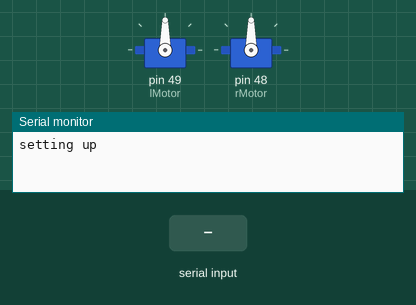
Recording of a sketch running on a simulated Arduino Mega 2560, built with avr-gcc and run on an emulated ATmega2560. On the bench: 2 × servo, the last lines printed to the serial monitor. The test bench sets the inputs (shaded band). Random numbers use the default seed unless the sketch sets one. At 1.4 s the program stops and its outputs stay as they are.

Above: at 0.8 s.
0.9 s: "F" received over the second serial link
At 2.1 s:
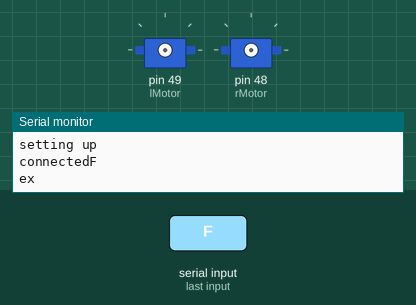
Timing chart, 0 to 2.9 s (numbered marks = the images above; inputs shaded):
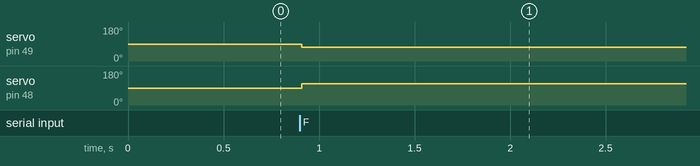

The sketch:

CowServoMove.ino
```cpp
#include <SoftwareSerial.h>
#include <Servo.h>
#include <Adafruit_PWMServoDriver.h>

#define SERVOMIN 150
#define SERVOMAX 600

enum class Direction {FORWARD, BACKWARD, STOPPED};

struct CowServo
{
  int pin;
  int pos;
  int low;
  int high;
  int spd;
  bool shouldStop;
  Direction dir;
};

Adafruit_PWMServoDriver pwm;
SoftwareSerial bt(50, 51);
Servo lMotor;
Servo rMotor;

CowServo lEar = {0, 60, 0, 180, 2, false, Direction::STOPPED};
CowServo rEar = {1, 120, 0, 80, 2, false, Direction::STOPPED};
CowServo lEye = {2, 60, 60, 120, 2, false, Direction::STOPPED};
CowServo rEye = {3, 60, 60, 120, 2, false, Direction::STOPPED};
CowServo lEyeL = {4, 60, 60, 120, 2, false, Direction::STOPPED};
CowServo rEyeL = {5, 60, 60, 120, 2, false, Direction::STOPPED};
CowServo tail = {6, 60, 60, 150, 2, false, Direction::STOPPED};
CowServo cowServos[] = {lEar, rEar, lEye, rEye, lEyeL, rEyeL, tail};

int timeOfLastMsg = 0;
void setup()
{
  bt.begin(9600);
  Serial.begin(9600);
  Serial.println("setting up");
  lMotor.attach(49);
  rMotor.attach(48);
  pwm.begin();
  pwm.setPWMFreq(60);
  while(!bt.available());
  bt.print("connected");
  Serial.print("connected");
  timeOfLastMsg = millis();
}

void loop()
{
  if(bt.available())
  {
    timeOfLastMsg = millis();
    char msg = (char)bt.read();
    Serial.println(msg);
    switch(msg)
    {
    case 'F':
      lMotor.writeMicroseconds(1300);
      rMotor.writeMicroseconds(1700);
      break;
    case 'B':
      lMotor.writeMicroseconds(1700);
      rMotor.writeMicroseconds(1300);
      break;
    case 'L':
      lMotor.writeMicroseconds(1300);
      rMotor.writeMicroseconds(1300);
      break;
    case 'R':
      lMotor.writeMicroseconds(1700);
      rMotor.writeMicroseconds(1700);
      break;
    case 'S':
      lMotor.writeMicroseconds(1500);
      rMotor.writeMicroseconds(1500);
      break;
    }
  }
  else
  {
    if(millis()-timeOfLastMsg > 500)
    {
      bt.println("exiting");
      Serial.println("exiting");
      lMotor.writeMicroseconds(1500);
      rMotor.writeMicroseconds(1500);
      exit(1);
    }
  }

  int r = random(0,200000);
  switch(r)
  {
  case 0:
    cowServos[0].dir = Direction::FORWARD;
    cowServos[1].dir = Direction::BACKWARD;
    break;
  case 1:
    cowServos[2].dir = Direction::FORWARD;
    cowServos[3].dir = Direction::BACKWARD;
  case 2:
    cowServos[4].dir = Direction::BACKWARD;
    cowServos[5].dir = Direction::FORWARD;
  case 3:
    cowServos[6].dir = Direction::FORWARD;
  }

  for(int i = 0; i < 7; i++)
  {
    updateMovement(i);
  }
}

void updateMovement(int i)
{
  if(cowServos[i].dir == Direction::FORWARD)
  {
    pwmServoWrite(cowServos[i].pin, ++cowServos[i].pos, cowServos[i].spd);
    if(cowServos[i].pos >= cowServos[i].high)
    {
      if(cowServos[i].shouldStop)
        cowServos[i].dir = Direction::STOPPED;
      else
      {
        cowServos[i].dir = Direction::BACKWARD;
        cowServos[i].shouldStop = true;
      }
    }

  }
  else if(cowServos[i].dir == Direction::BACKWARD)
  {
    pwmServoWrite(cowServos[i].pin, --cowServos[i].pos, cowServos[i].spd);
    if(cowServos[i].pos <= cowServos[i].low)
    {
      if(cowServos[i].shouldStop)
        cowServos[i].dir = Direction::STOPPED;
      else
      {
        cowServos[i].dir = Direction::FORWARD;
        cowServos[i].shouldStop = true;
      }
    }
  }
  else
  {
    cowServos[i].shouldStop = false;
  }
}


void pwmServoWrite(int pin, int pos, int spd)
{
  pwm.setPWM(pin, 0, map(pos, 0, 180, SERVOMIN, SERVOMAX));
}
```

Measured:
- after the input at 0.9 s, servo on pin 49 (lMotor): 90° → 73° at once; servo on pin 48 (rMotor): 90° → 112° at once
